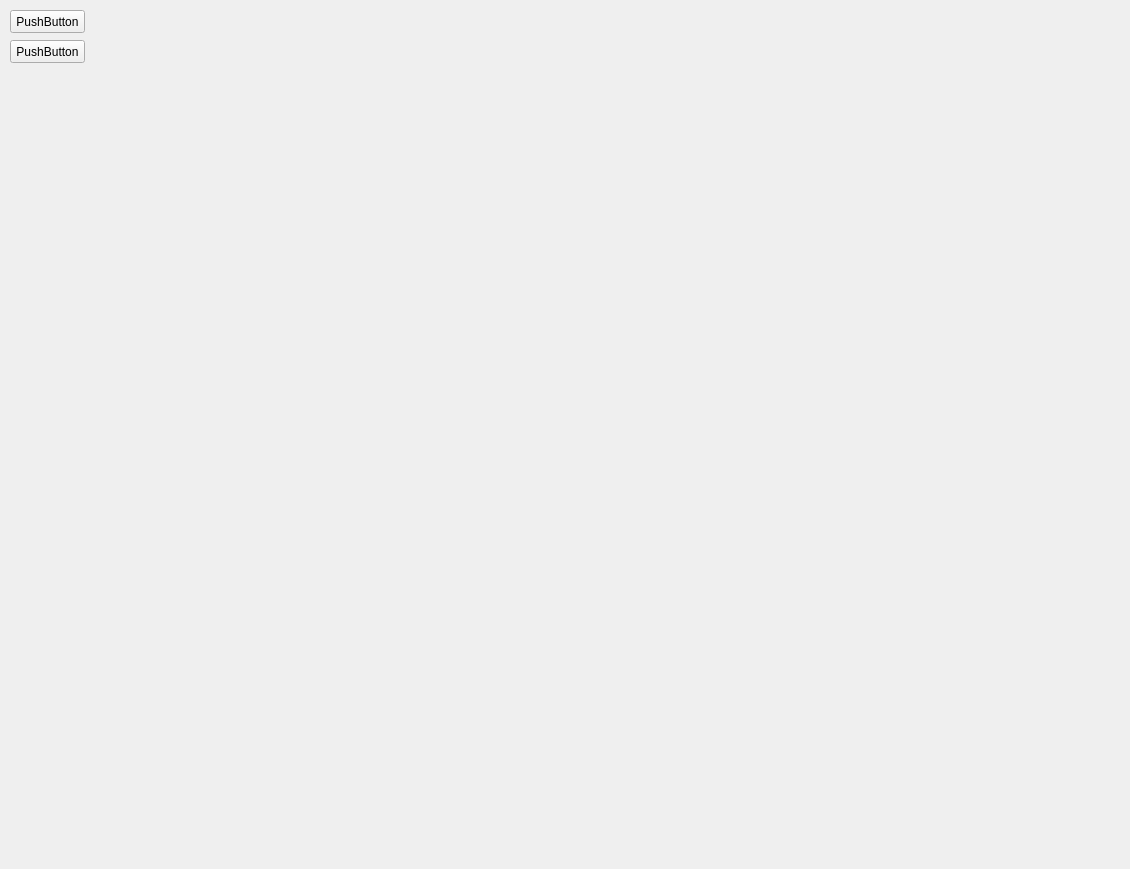
<?xml version="1.0" encoding="UTF-8"?>
<ui version="4.0">
 <class>MainWindow</class>
 <widget class="QMainWindow" name="MainWindow">
  <property name="geometry">
   <rect>
    <x>0</x>
    <y>0</y>
    <width>1130</width>
    <height>869</height>
   </rect>
  </property>
  <property name="windowTitle">
   <string>MainWindow</string>
  </property>
  <widget class="QWidget" name="centralwidget">
   <widget class="QPushButton" name="startBtn">
    <property name="geometry">
     <rect>
      <x>10</x>
      <y>10</y>
      <width>75</width>
      <height>23</height>
     </rect>
    </property>
    <property name="text">
     <string>PushButton</string>
    </property>
   </widget>
   <widget class="QPushButton" name="exitBtn">
    <property name="geometry">
     <rect>
      <x>10</x>
      <y>40</y>
      <width>75</width>
      <height>23</height>
     </rect>
    </property>
    <property name="text">
     <string>PushButton</string>
    </property>
   </widget>
  </widget>
 </widget>
 <resources/>
 <connections/>
</ui>
